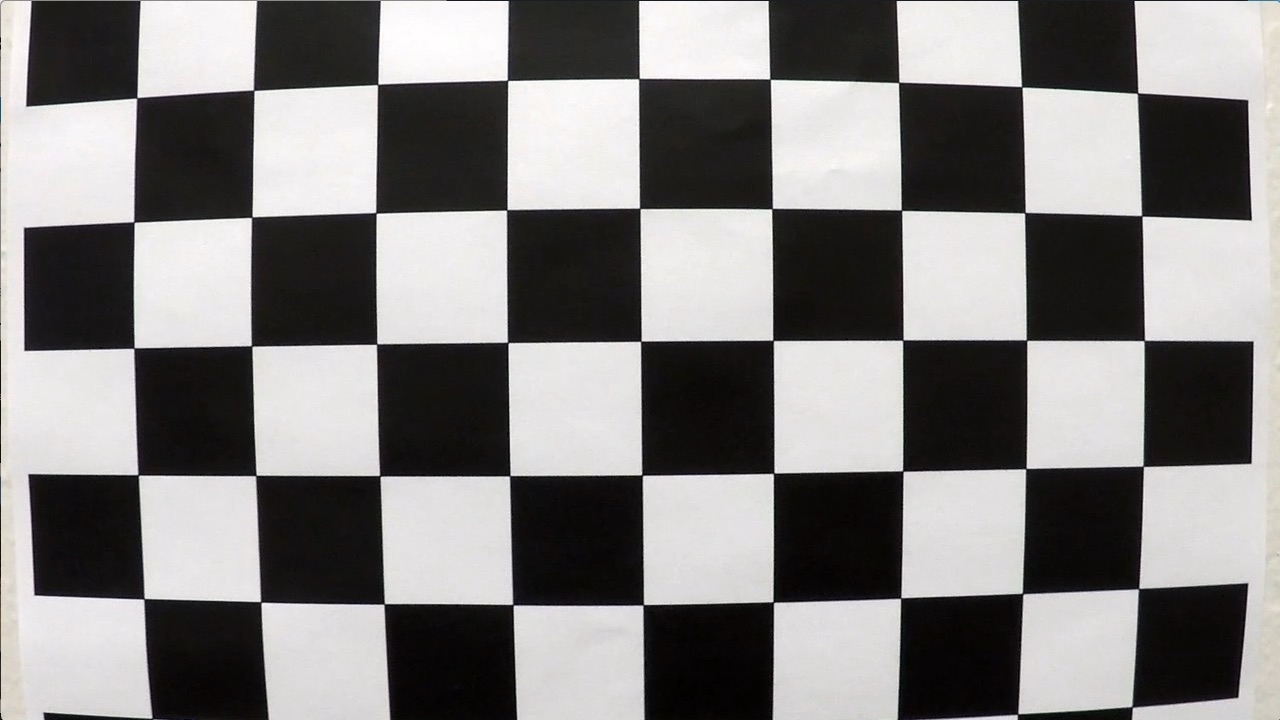
#> input picture images_and_videos/camera_cal/calibration1.jpg, 1280 x 720 px; its folder holds 5 pictures in this run; the run also reads 2 pictures not shown here
$ jupyter execute --allow-errors project.ipynb   (shell and % lines are left out)   (older library calls are emulated)
#> lines starting #> are read from the running program, lines starting #| are printed output that depends on the picture
## Advanced Lane Finding Project

[cell 1]
import numpy as np
import cv2
import glob
import matplotlib.pyplot as plt
#%matplotlib qt
# Import everything needed to edit/save/watch video clips
from moviepy.editor import VideoFileClip
from IPython.display import HTML
import matplotlib.image as mpimg

## First, I'll compute the camera calibration using chessboard images

[cell 2]
# prepare object points, like (0,0,0), (1,0,0), (2,0,0) ....,(6,5,0)
objp = np.zeros((6*9,3), np.float32)
objp[:,:2] = np.mgrid[0:9,0:6].T.reshape(-1,2)

# Arrays to store object points and image points from all the images.
objpoints = [] # 3d points in real world space
imgpoints = [] # 2d points in image plane.

# Make a list of calibration images
images = glob.glob('./images_and_videos/camera_cal/calibration*.jpg')

# Step through the list and search for chessboard corners
for fname in images:
    img = cv2.imread(fname)
#> img is the input picture: shape (720, 1280, 3); mean B, G, R 127.8, 128.4, 130.1
    gray = cv2.cvtColor(img,cv2.COLOR_BGR2GRAY)

    # Find the chessboard corners
    ret, corners = cv2.findChessboardCorners(gray, (9,6),None)
#> ret = False; corners = None

    # If found, add object points, image points
    if ret == True:
        objpoints.append(objp)
        imgpoints.append(corners)

        # Draw and display the corners
        img = cv2.drawChessboardCorners(img, (9,6), corners, ret)
        #cv2.imshow('img',img)
        #cv2.waitKey(500)

#cv2.destroyAllWindows()

## Undistort Images

[cell 3]
def cal_undistort(img, objpoints, imgpoints):
    # Use cv2.calibrateCamera() and cv2.undistort()
    #undist = np.copy(img)  # Delete this line
    #gray = cv2.cvtColor(img,cv2.COLOR_BGR2GRAY)
    #ret, corners = cv2.findChessboardCorners(gray, (8,6), None)
    ret, mtx, dist, rvecs, tvecs = cv2.calibrateCamera(objpoints, imgpoints, img.shape[1::-1], None, None)
    undist = cv2.undistort(img, mtx, dist, None, mtx)
    return undist

[cell 4]
img = cv2.imread('./images_and_videos/camera_cal/calibration2.jpg')
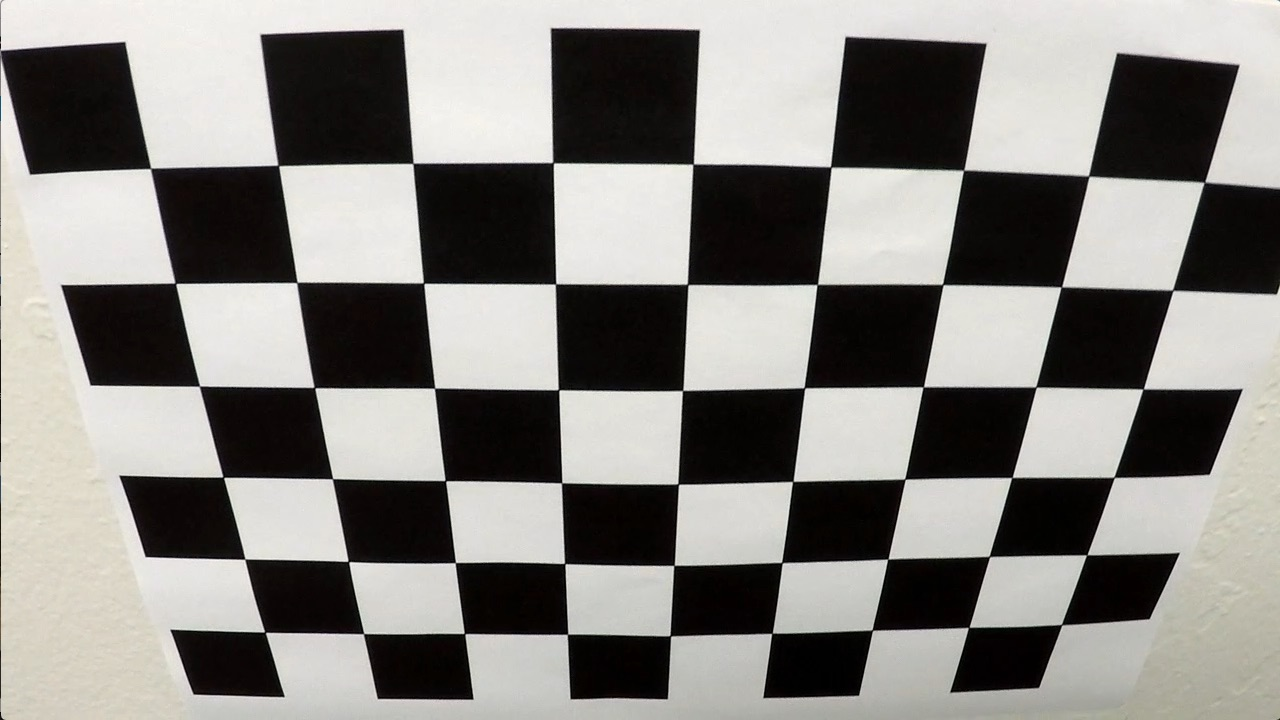
#> input picture images_and_videos/camera_cal/calibration2.jpg, 1280 x 720 px
#> img is the input picture: shape (720, 1280, 3); mean B, G, R 128.5, 132.4, 134.4

#image = mpimg.imread('bridge_shadow.jpg')
img = mpimg.imread('./images_and_videos/straight_lines1.jpg')

undistorted = cal_undistort(img, objpoints, imgpoints)

#> (the rest of this cell did not finish here and is left out)

## Convert to threshold binary

[cell 5]
def binary_image(img, hls_thresh=(220, 255), sbl_thresh=(20, 100)):
    img = np.copy(img)
    # Convert to HLS color space and separate the V channel
    hls = cv2.cvtColor(img, cv2.COLOR_RGB2HLS).astype(np.float)
    h_channel = hls[:,:,0]
    l_channel = hls[:,:,1]
    s_channel = hls[:,:,2]
    # Sobel x
    gray = cv2.cvtColor(img, cv2.COLOR_RGB2GRAY)
    sobelx = cv2.Sobel(l_channel, cv2.CV_64F, 1, 0) # Take the derivative in x
    abs_sobelx = np.absolute(sobelx) # Absolute x derivative to accentuate lines away from horizontal
    scaled_sobel = np.uint8(255*abs_sobelx/np.max(abs_sobelx))

    # Threshold x gradient
    sbl_binary = np.zeros_like(scaled_sobel)
    sbl_binary[(scaled_sobel >= sbl_thresh[0]) & (scaled_sobel <= sbl_thresh[1])] = 1

    # Threshold color channel
    hls_binary = np.zeros_like(l_channel)
    hls_binary[(l_channel >= hls_thresh[0]) & (l_channel <= hls_thresh[1])] = 1

    # Lab binary
    lab = cv2.cvtColor(img, cv2.COLOR_RGB2Lab)
    lab_b = lab[:,:,2]
    if np.max(lab_b) > 175:
        lab_b = lab_b*(255/np.max(lab_b))
    lab_binary = np.zeros_like(lab_b)
    lab_binary[((lab_b > 190) & (lab_b <= 255))] = 1
    # Stack each channel
    # Note color_binary[:, :, 0] is all 0s, effectively an all black image. It might
    # be beneficial to replace this channel with something else.
    color_binary = np.dstack(( lab_binary, sbl_binary, hls_binary))*255
    # Combine the two binary thresholds
    combined_binary = np.zeros_like(sbl_binary)
    combined_binary[(hls_binary == 1) | (lab_binary == 1)] = 1
    return combined_binary.astype('uint8')

undist_binary_image = binary_image(undistorted)

# Plot the result
#> (the rest of this cell did not finish here and is left out)

## Perform perspective transformation (Warping)

[cell 6]
def warp(img):
    h, w = [img.shape[0], img.shape[1]]
    src = np.float32([[575,464], [707,464], [258,682], [1049,682]])
    dst = np.float32([[450,0], [w-450,0], [450,h], [w-450,h]])
    img_size = (img.shape[1], img.shape[0])
    # Given src and dst points, calculate the perspective transform matrix
    M = cv2.getPerspectiveTransform(src, dst)
    Minv = cv2.getPerspectiveTransform(dst, src)
    # Warp the image using OpenCV warpPerspective()
    warped = cv2.warpPerspective(img, M, img_size)
    return warped, Minv

[cell 7]
undist_binary_warped_image, m_inv = warp(undist_binary_image.copy())

# Plot the result
#> (the rest of this cell did not finish here and is left out)

[cell 8]
def find_initial_lines(binary_warped):
    # Assuming you have created a warped binary image called "binary_warped"
    # Take a histogram of the bottom half of the image
    #binary_warped = undist_binary_warped_image.copy()
    histogram = np.sum(binary_warped[int(binary_warped.shape[0]/2):,:], axis=0)
    # Create an output image to draw on and  visualize the result
    out_img = np.dstack((binary_warped, binary_warped, binary_warped))*255
    # Find the peak of the left and right halves of the histogram
    # These will be the starting point for the left and right lines
    midpoint = np.int(histogram.shape[0]/2)
    leftx_base = np.argmax(histogram[:midpoint])
    rightx_base = np.argmax(histogram[midpoint:]) + midpoint

    # Choose the number of sliding windows
    nwindows = 10
    # Set height of windows
    window_height = np.int(binary_warped.shape[0]/nwindows)
    # Identify the x and y positions of all nonzero pixels in the image
    nonzero = binary_warped.nonzero()
    nonzeroy = np.array(nonzero[0])
    nonzerox = np.array(nonzero[1])
    # Current positions to be updated for each window
    leftx_current = leftx_base
    rightx_current = rightx_base
    # Set the width of the windows +/- margin
    margin = 80
    # Set minimum number of pixels found to recenter window
    minpix = 40
    # Create empty lists to receive left and right lane pixel indices
    left_lane_inds = []
    right_lane_inds = []

    # Step through the windows one by one
    for window in range(nwindows):
        # Identify window boundaries in x and y (and right and left)
        win_y_low = binary_warped.shape[0] - (window+1)*window_height
        win_y_high = binary_warped.shape[0] - window*window_height
        win_xleft_low = leftx_current - margin
        win_xleft_high = leftx_current + margin
        win_xright_low = rightx_current - margin
        win_xright_high = rightx_current + margin
        # Draw the windows on the visualization image
        cv2.rectangle(out_img,(win_xleft_low,win_y_low),(win_xleft_high,win_y_high),
        (0,255,0), 2)
        cv2.rectangle(out_img,(win_xright_low,win_y_low),(win_xright_high,win_y_high),
        (0,255,0), 2)
        # Identify the nonzero pixels in x and y within the window
        good_left_inds = ((nonzeroy >= win_y_low) & (nonzeroy < win_y_high) &
        (nonzerox >= win_xleft_low) &  (nonzerox < win_xleft_high)).nonzero()[0]
        good_right_inds = ((nonzeroy >= win_y_low) & (nonzeroy < win_y_high) &
        (nonzerox >= win_xright_low) &  (nonzerox < win_xright_high)).nonzero()[0]
        # Append these indices to the lists
        left_lane_inds.append(good_left_inds)
        right_lane_inds.append(good_right_inds)
        # If you found > minpix pixels, recenter next window on their mean position
        if len(good_left_inds) > minpix:
            leftx_current = np.int(np.mean(nonzerox[good_left_inds]))
        if len(good_right_inds) > minpix:
            rightx_current = np.int(np.mean(nonzerox[good_right_inds]))

    # Concatenate the arrays of indices
    left_lane_inds = np.concatenate(left_lane_inds)
    right_lane_inds = np.concatenate(right_lane_inds)

    # Extract left and right line pixel positions
    leftx = nonzerox[left_lane_inds]
    lefty = nonzeroy[left_lane_inds]
    rightx = nonzerox[right_lane_inds]
    righty = nonzeroy[right_lane_inds]

    # Fit a second order polynomial to each
    left_fit = np.polyfit(lefty, leftx, 2)
    right_fit = np.polyfit(righty, rightx, 2)
    return [left_fit, right_fit, left_lane_inds, right_lane_inds]

[cell 9]
# [51 lines left out: function find_lines, not called in this run]

[cell 10]
def draw_lines(original_img, binary_img, l_fit, r_fit, Minv):
    new_img = np.copy(original_img)
    if l_fit is None or r_fit is None:
        return original_img
    # Create an image to draw the lines on
    warp_zero = np.zeros_like(binary_img).astype(np.uint8)
    color_warp = np.dstack((warp_zero, warp_zero, warp_zero))

    h,w = binary_img.shape
    ploty = np.linspace(0, h-1, num=h)# to cover same y-range as image
    left_fitx = l_fit[0]*ploty**2 + l_fit[1]*ploty + l_fit[2]
    right_fitx = r_fit[0]*ploty**2 + r_fit[1]*ploty + r_fit[2]

    # Recast the x and y points into usable format for cv2.fillPoly()
    pts_left = np.array([np.transpose(np.vstack([left_fitx, ploty]))])
    pts_right = np.array([np.flipud(np.transpose(np.vstack([right_fitx, ploty])))])
    pts = np.hstack((pts_left, pts_right))

    # Draw the lane onto the warped blank image
    cv2.fillPoly(color_warp, np.int_([pts]), (0,255, 0))
    cv2.polylines(color_warp, np.int32([pts_left]), isClosed=False, color=(255,0,255), thickness=15)
    cv2.polylines(color_warp, np.int32([pts_right]), isClosed=False, color=(0,255,255), thickness=15)

    # Warp the blank back to original image space using inverse perspective matrix (Minv)
    newwarp = cv2.warpPerspective(color_warp, Minv, (w, h))
    # Combine the result with the original image
    result = cv2.addWeighted(new_img, 1, newwarp, 0.5, 0)
    return result

[cell 11]
# Method to determine radius of curvature and distance from lane center
# based on binary image, polynomial fit, and L and R lane pixel indices
def compute_curv_rad_and_center_dist(bin_img, l_fit, r_fit, l_lane_inds, r_lane_inds):
    # Define conversions in x and y from pixels space to meters
    ym_per_pix = 3.048/100 # meters per pixel in y dimension, lane line is 10 ft = 3.048 meters
    xm_per_pix = 3.7/378 # meters per pixel in x dimension, lane width is 12 ft = 3.7 meters
    left_curverad, right_curverad, center_dist = (0, 0, 0)
    # Define y-value where we want radius of curvature
    # I'll choose the maximum y-value, corresponding to the bottom of the image
    h = bin_img.shape[0]
    ploty = np.linspace(0, h-1, h)
    y_eval = np.max(ploty)

    # Identify the x and y positions of all nonzero pixels in the image
    nonzero = bin_img.nonzero()
    nonzeroy = np.array(nonzero[0])
    nonzerox = np.array(nonzero[1])
    # Again, extract left and right line pixel positions
    leftx = nonzerox[l_lane_inds]
    lefty = nonzeroy[l_lane_inds]
    rightx = nonzerox[r_lane_inds]
    righty = nonzeroy[r_lane_inds]

    if len(leftx) != 0 and len(rightx) != 0:
        # Fit new polynomials to x,y in world space
        left_fit_cr = np.polyfit(lefty*ym_per_pix, leftx*xm_per_pix, 2)
        right_fit_cr = np.polyfit(righty*ym_per_pix, rightx*xm_per_pix, 2)
        # Calculate the new radii of curvature
        left_curverad = ((1 + (2*left_fit_cr[0]*y_eval*ym_per_pix + left_fit_cr[1])**2)**1.5) / np.absolute(2*left_fit_cr[0])
        right_curverad = ((1 + (2*right_fit_cr[0]*y_eval*ym_per_pix + right_fit_cr[1])**2)**1.5) / np.absolute(2*right_fit_cr[0])
        # Now our radius of curvature is in meters

    # Distance from center is image x midpoint - mean of l_fit and r_fit intercepts
    if r_fit is not None and l_fit is not None:
        car_position = bin_img.shape[1]/2
        l_fit_x_int = l_fit[0]*h**2 + l_fit[1]*h + l_fit[2]
        r_fit_x_int = r_fit[0]*h**2 + r_fit[1]*h + r_fit[2]
        lane_center_position = (r_fit_x_int + l_fit_x_int) /2
        center_dist = (car_position - lane_center_position) * xm_per_pix
    curv_rad = (left_curverad + right_curverad)/2.0
    return curv_rad, center_dist

[cell 12]
def overlay_curvature_data_on_image(in_img, curv_rad, center_dist):
    out_img = np.copy(in_img)
    #h = new_img.shape[0]
    font = cv2.FONT_HERSHEY_DUPLEX
    text = 'Curve radius: ' + '{:04.2f}'.format(curv_rad) + 'm'
    cv2.putText(out_img, text, (40,70), font, 1.5, (200,255,155), 2, cv2.LINE_AA)
    direction = ''
    if center_dist > 0:
        direction = 'right'
    elif center_dist < 0:
        direction = 'left'
    abs_center_dist = abs(center_dist)
    text = '{:04.3f}'.format(abs_center_dist) + 'm ' + direction + ' of center'
    cv2.putText(out_img, text, (40,120), font, 1.5, (200,255,155), 2, cv2.LINE_AA)
    return out_img

[cell 13]
img = mpimg.imread('./images_and_videos/test2.jpg')

undistorted = cal_undistort(img, objpoints, imgpoints)
undist_binary_image = binary_image(undistorted)
undist_binary_warped_image, m_inv = warp(undist_binary_image.copy())
binary_warped = undist_binary_warped_image.copy()
left_fit, right_fit, left_line_inds, right_line_inds = find_initial_lines(binary_warped.copy())
#> in find_initial_lines, `histogram = np.sum(binary_warped[int(binary_warped.shape[0]/2):,:], ax..`: histogram = 1280 values, max 360 at index 482, min 0 at index 0, mean 6.57
#> in find_initial_lines, `leftx_base = np.argmax(histogram[:midpoint])`: leftx_base = 482
#> in find_initial_lines, `rightx_base = np.argmax(histogram[midpoint:]) + midpoint`: rightx_base = 852
#> in find_initial_lines, `nonzero = binary_warped.nonzero()`: nonzero = 17076 positions, rows 0 to 719, columns 420 to 1240
#> in find_initial_lines, `nonzeroy = np.array(nonzero[0])`: nonzeroy = 17076 values from 0 to 719
#> in find_initial_lines, `nonzerox = np.array(nonzero[1])`: nonzerox = 17076 values, max 1240 at index 12599, min 420 at index 0, mean 553.5
#> in find_initial_lines, `leftx_current = leftx_base`: leftx_current = 482
#> in find_initial_lines, `rightx_current = rightx_base`: rightx_current = 852
#> the loop in find_initial_lines, `for window in range(nwindows):` made 10 passes
#> (win_xleft_low, win_xleft_high, win_xright_low, win_xright_high, leftx_current, rightx_current) on passes 2, 4, 5, 9: (406, 566, 772, 932, 485, 869), (403, 563, 789, 949, 480, 855), (400, 560, 775, 935, 475, 851), (377, 537, 771, 931, 447, 820)
#> after the loop in find_initial_lines, `for window in range(nwindows):`:
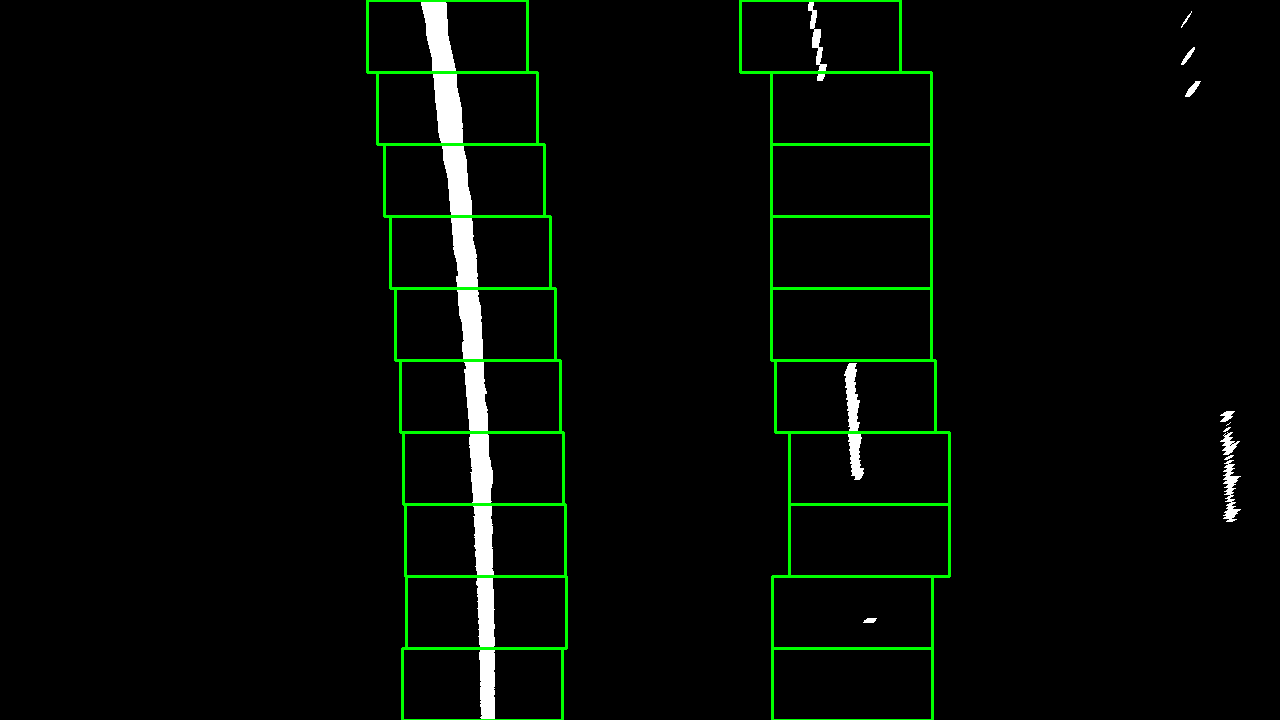
#> out_img: shape (720, 1280, 3); mean of channels 0, 1, 2 4.5, 9.6, 4.5; drawn as B, G, R
#> after the loop in find_initial_lines, `for window in range(nwindows):`: left_lane_inds = 10 items
#> in find_initial_lines, `left_lane_inds = np.concatenate(left_lane_inds)`: left_lane_inds = 14232 values, max 17075 at index 1063, min 0 at index 12589, mean 8473
#> in find_initial_lines, `right_lane_inds = np.concatenate(right_lane_inds)`: right_lane_inds = 1762 values, max 15621 at index 53, min 26 at index 1313, mean 8044
#> in find_initial_lines, `leftx = nonzerox[left_lane_inds]`: leftx = 14232 values, max 494 at index 44, min 420 at index 12589, mean 466.9
#> in find_initial_lines, `lefty = nonzeroy[left_lane_inds]`: lefty = 14232 values, max 719 at index 1050, min 0 at index 12589, mean 331
#> in find_initial_lines, `rightx = nonzerox[right_lane_inds]`: rightx = 1762 values, max 876 at index 9, min 808 at index 1335, mean 843
#> in find_initial_lines, `righty = nonzeroy[right_lane_inds]`: righty = 1762 values, max 622 at index 43, min 0 at index 1313, mean 316.7
#> in find_initial_lines, `left_fit = np.polyfit(lefty, leftx, 2)`: left_fit = [-0.000105, 0.15, 433.1]
#> in find_initial_lines, `right_fit = np.polyfit(righty, rightx, 2)`: right_fit = [-4.32e-05, 0.117, 811.7]
rads_dists = compute_curv_rad_and_center_dist(binary_warped, left_fit, right_fit, left_line_inds, right_line_inds)
#> in compute_curv_rad_and_center_dist, `nonzeroy = np.array(nonzero[0])`: nonzeroy = 17076 values from 0 to 719
curv_rad, center_dist = rads_dists
img_with_lines = draw_lines(img, binary_warped, left_fit, right_fit, m_inv)
final_img = overlay_curvature_data_on_image(img_with_lines, curv_rad, center_dist)
#> in overlay_curvature_data_on_image, `font = cv2.FONT_HERSHEY_DUPLEX`: font = 2
#> in overlay_curvature_data_on_image, `cv2.putText(out_img, text, (40,120), font, 1.5, (200,255,155), 2, cv2...`:
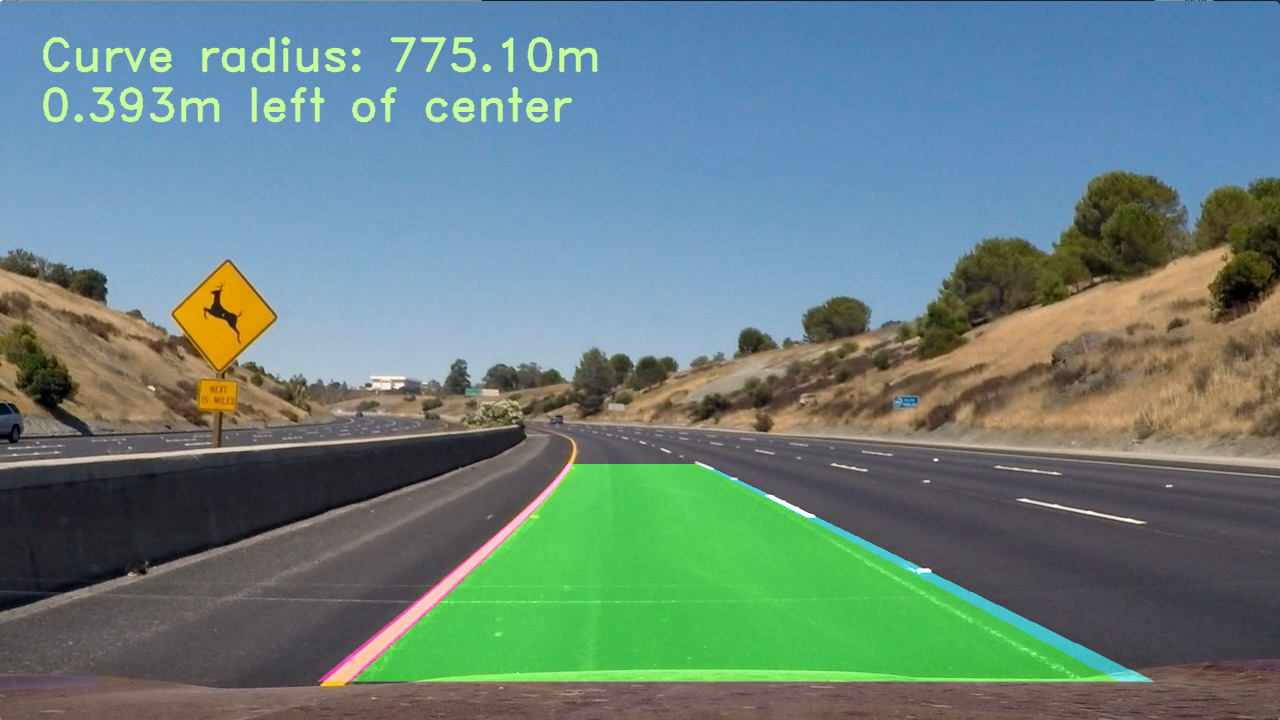
#> out_img: shape (720, 1280, 3); mean R, G, B 104.1, 129.7, 126.3
plt.imshow(final_img)
#> (this line was passed over: IPython is not available in this run)
